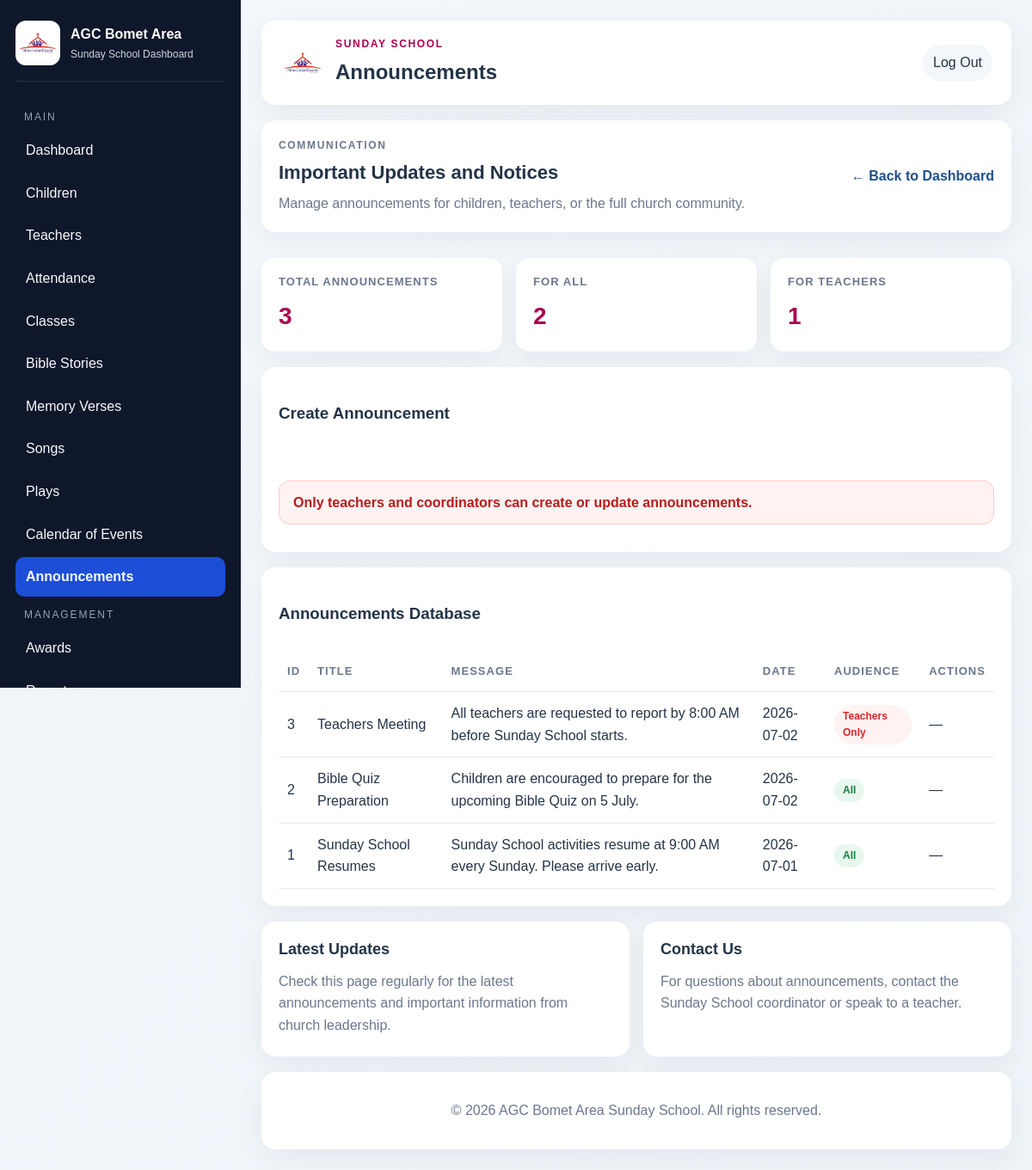
The page /assets/announcements.php on the database its author committed.
### tables this page shows
CREATE TABLE IF NOT EXISTS announcements (
    announcement_id INT AUTO_INCREMENT PRIMARY KEY,
    title VARCHAR(255) NOT NULL,
    message TEXT NOT NULL,
    announcement_date DATE NOT NULL,
    audience VARCHAR(100) NOT NULL
);

### assets/db.php (called while the page is built, shortened)
<?php
function db_prepare_and_execute(mysqli $db, string $sql, array $params = []): mysqli_stmt
{
    $stmt = $db->prepare($sql);
    $stmt->execute();
    return $stmt;
}
function db_fetch_all(mysqli $db, string $sql, array $params = []): array
{
    $stmt = db_prepare_and_execute($db, $sql, $params);
    $result = $stmt->get_result();
    return $result->fetch_all(MYSQLI_ASSOC);
}

### assets/access_control.php (called while the page is built, shortened)
<?php
function normalize_role(string $role): string
{
    $role = trim($role);
    $lower = strtolower($role);
    return match ($lower) {
        'user' => 'Parent/Guardian',
        'parent', 'guardian', 'parent/guardian' => 'Parent/Guardian',
        'guest', 'visitor', 'guest/visitor' => 'Guest/Visitor',
        'secretary', 'clerk', 'secretary/clerk' => 'Secretary/Clerk',
        'teacher' => 'Teacher',
        'sunday school coordinator', 'coordinator' => 'Sunday School Coordinator',
        'super administrator', 'super admin', 'administrator' => 'Super Administrator',
        default => $role,
    };
}
function get_management_role_map(): array
{
    return [
        'children' => [
            'Super Administrator',
            'Sunday School Coordinator',
            'Teacher',
            'Secretary/Clerk',
        ],
        'teachers' => [
            'Super Administrator',
            'Sunday School Coordinator',
            'Teacher',
        ],
        'classes' => [
            'Super Administrator',
            'Sunday School Coordinator',
            'Teacher',
        ],
        'attendance' => [
            'Super Administrator',
            'Sunday School Coordinator',
            'Teacher',
        ],
        'announcements' => [
            'Super Administrator',
            'Sunday School Coordinator',
            'Teacher',
        ],
        'calendar' => [
            'Super Administrator',
            'Sunday School Coordinator',
            'Teacher',
        ],
        'bible-stories' => [
            'Super Administrator',
            'Sunday School Coordinator',
            'Teacher',
        ],
        'memory-verses' => [
            'Super Administrator',
            'Sunday School Coordinator',
            'Teacher',
        ],
        'songs' => [
            'Super Administrator',
            'Sunday School Coordinator',
            'Teacher',
        ],
        'awards' => [
            'Super Administrator',
            'Sunday School Coordinator',
            'Teacher',
        ],
        'certificates' => [
            'Super Administrator',
            'Sunday School Coordinator',
            'Teacher',
        ],
    ];
}
function can_manage_module(string $module, string $role): bool
{
    $role = normalize_role($role);
    $map = get_management_role_map();
    return in_array($role, $map[$module], true);
}

### assets/announcements.php (the view, shortened to what this page needs)
<?php
require_once __DIR__ . '/db.php';
$editAnnouncement = null;
$announcements = [];
$basePath = rtrim(dirname($_SERVER['SCRIPT_NAME'] ?? $_SERVER['PHP_SELF'] ?? ''), '/');
$role = trim((string) ($_SESSION['user']['role'] ?? ''));
$canManageAnnouncements = can_manage_module('announcements', $role);
try {
    $db = db_connect();
    $announcements = db_fetch_all($db, 'SELECT announcement_id, title, message, announcement_date, audience FROM announcements ORDER BY announcement_date DESC, announcement_id DESC');
} catch (Throwable $e) {
    $dbError = $e->getMessage();
}
$allCount = count(array_filter($announcements, static fn ($announcement) => strtolower((string) ($announcement['audience'] ?? '')) === 'all'));
$teachersCount = count(array_filter($announcements, static fn ($announcement) => stripos((string) ($announcement['audience'] ?? ''), 'teacher') !== false));
?><!DOCTYPE html>
<html lang="en">
<head>
    <link rel="stylesheet" href="<?php echo htmlspecialchars($basePath, ENT_QUOTES, 'UTF-8'); ?>/style.css?v=3">
</head>
<body>
    <div class="dashboard-container">
        <aside class="sidebar">
            <div class="brand">
                <img src="<?php echo htmlspecialchars($basePath, ENT_QUOTES, 'UTF-8'); ?>/images/mu-logo.jpg" alt="AGC Bomet Area logo" class="brand-logo" onerror="this.onerror=null; this.src='<?php echo htmlspecialchars($basePath, ENT_QUOTES, 'UTF-8'); ?>/images/logo.jpg';">
                <div>
                    <h1>AGC Bomet Area</h1>
                    <p>Sunday School Dashboard</p>
                </div>
            </div>
            <nav class="sidebar-nav">
                <p class="nav-label">Main</p>
                <a class="nav-item" href="<?php echo htmlspecialchars($basePath, ENT_QUOTES, 'UTF-8'); ?>/dashboard.php">Dashboard</a>
                <a class="nav-item" href="<?php echo htmlspecialchars($basePath, ENT_QUOTES, 'UTF-8'); ?>/children.php">Children</a>
                <a class="nav-item" href="<?php echo htmlspecialchars($basePath, ENT_QUOTES, 'UTF-8'); ?>/teachers.php">Teachers</a>
                <a class="nav-item" href="<?php echo htmlspecialchars($basePath, ENT_QUOTES, 'UTF-8'); ?>/attendance.php">Attendance</a>
                <a class="nav-item" href="<?php echo htmlspecialchars($basePath, ENT_QUOTES, 'UTF-8'); ?>/classes.php">Classes</a>
                <a class="nav-item" href="<?php echo htmlspecialchars($basePath, ENT_QUOTES, 'UTF-8'); ?>/bible-stories.php">Bible Stories</a>
                <a class="nav-item" href="<?php echo htmlspecialchars($basePath, ENT_QUOTES, 'UTF-8'); ?>/memory-verses.php">Memory Verses</a>
                <a class="nav-item" href="<?php echo htmlspecialchars($basePath, ENT_QUOTES, 'UTF-8'); ?>/songs.php">Songs</a>
                <a class="nav-item" href="#">Plays</a>
                <a class="nav-item" href="<?php echo htmlspecialchars($basePath, ENT_QUOTES, 'UTF-8'); ?>/calendar.php">Calendar of Events</a>
                <a class="nav-item active" href="<?php echo htmlspecialchars($basePath, ENT_QUOTES, 'UTF-8'); ?>/announcements.php">Announcements</a>
                <p class="nav-label">Management</p>
                <a class="nav-item" href="<?php echo htmlspecialchars($basePath, ENT_QUOTES, 'UTF-8'); ?>/awards.php">Awards</a>
                <a class="nav-item" href="#">Reports</a>
            </nav>
        </aside>
        <main class="main-content">
            <header class="top-bar">
                <div class="brand-block">
                    <img src="<?php echo htmlspecialchars($basePath, ENT_QUOTES, 'UTF-8'); ?>/images/mu-logo.jpg" alt="AGC logo" class="top-brand-logo" onerror="this.onerror=null; this.src='<?php echo htmlspecialchars($basePath, ENT_QUOTES, 'UTF-8'); ?>/images/logo.jpg';">
                    <div>
                        <p class="eyebrow">Sunday School</p>
                        <h2>Announcements</h2>
                    </div>
                </div>
                <div class="top-nav-links">
                    <a href="<?php echo htmlspecialchars($basePath, ENT_QUOTES, 'UTF-8'); ?>/logout.php">Log Out</a>
                </div>
            </header>
            <section class="page-header">
                <div>
                    <p class="eyebrow">Communication</p>
                    <h3>Important Updates and Notices</h3>
                    <p>Manage announcements for children, teachers, or the full church community.</p>
                </div>
                <a href="<?php echo htmlspecialchars($basePath, ENT_QUOTES, 'UTF-8'); ?>/dashboard.php" class="text-link">← Back to Dashboard</a>
            </section>
            <section class="summary-grid">
                <article class="summary-card">
                    <p class="card-label">Total Announcements</p>
                    <p class="card-number"><?php echo count($announcements); ?></p>
                </article>
                <article class="summary-card">
                    <p class="card-label">For All</p>
                    <p class="card-number"><?php echo $allCount; ?></p>
                </article>
                <article class="summary-card">
                    <p class="card-label">For Teachers</p>
                    <p class="card-number"><?php echo $teachersCount; ?></p>
                </article>
            </section>
            <section class="children-section">
                <div class="section-heading">
                    <h3><?php echo $editAnnouncement ? 'Edit Announcement' : 'Create Announcement'; ?></h3>
                </div>
                <?php if ($canManageAnnouncements): ?>
                    <form action="<?php echo htmlspecialchars($basePath, ENT_QUOTES, 'UTF-8'); ?>/announcements_handler.php" method="post">
                        <input type="hidden" name="action" value="<?php echo $editAnnouncement ? 'edit' : 'add'; ?>">
                        <?php if ($editAnnouncement): ?>
                            <input type="hidden" name="announcement_id" value="<?php echo (int) $editAnnouncement['announcement_id']; ?>">
                        <?php endif; ?>
                        <div class="content-grid two-col">
                            <article class="panel-card">
                                <label for="title">Title</label>
                                <input id="title" name="title" type="text" value="<?php echo htmlspecialchars($editAnnouncement['title'] ?? '', ENT_QUOTES, 'UTF-8'); ?>" required>
                            </article>
                            <article class="panel-card">
                                <label for="announcement_date">Date</label>
                                <input id="announcement_date" name="announcement_date" type="date" value="<?php echo htmlspecialchars($editAnnouncement['announcement_date'] ?? '', ENT_QUOTES, 'UTF-8'); ?>" required>
                            </article>
                        </div>
                        <div class="content-grid two-col">
                            <article class="panel-card">
                                <label for="audience">Audience</label>
                                <select id="audience" name="audience">
                                    <option value="All" <?php echo (($editAnnouncement['audience'] ?? 'All') === 'All') ? 'selected' : ''; ?>>All</option>
                                    <option value="Teachers Only" <?php echo (($editAnnouncement['audience'] ?? 'All') === 'Teachers Only') ? 'selected' : ''; ?>>Teachers Only</option>
                                    <option value="Parents Only" <?php echo (($editAnnouncement['audience'] ?? 'All') === 'Parents Only') ? 'selected' : ''; ?>>Parents Only</option>
                                </select>
                            </article>
                            <article class="panel-card">
                                <label for="message">Message</label>
                                <textarea id="message" name="message" rows="5" required><?php echo htmlspecialchars($editAnnouncement['message'] ?? '', ENT_QUOTES, 'UTF-8'); ?></textarea>
                            </article>
                        </div>
                        <div class="section-heading">
                            <a href="<?php echo htmlspecialchars($basePath, ENT_QUOTES, 'UTF-8'); ?>/announcements.php" class="text-link">Back to list</a>
                            <button type="submit" class="primary-btn"><?php echo $editAnnouncement ? 'Update Announcement' : 'Save Announcement'; ?></button>
                        </div>
                    </form>
                <?php else: ?>
                    <p class="error-banner">Only teachers and coordinators can create or update announcements.</p>
                <?php endif; ?>
            </section>
            <section class="table-card">
                <div class="table-header">
                    <h3>Announcements Database</h3>
                </div>
                <div class="table-wrapper">
                    <table class="children-table">
                        <thead>
                            <tr>
                                <th>ID</th>
                                <th>Title</th>
                                <th>Message</th>
                                <th>Date</th>
                                <th>Audience</th>
                                <th>Actions</th>
                            </tr>
                        </thead>
                        <tbody>
                            <?php if (empty($announcements)): ?>
                                <tr>
                                    <td colspan="6">No announcements found.</td>
                                </tr>
                            <?php else: ?>
                                <?php foreach ($announcements as $announcement): ?>
                                    <tr>
                                        <td><?php echo (int) $announcement['announcement_id']; ?></td>
                                        <td><?php echo htmlspecialchars($announcement['title'], ENT_QUOTES, 'UTF-8'); ?></td>
                                        <td><?php echo htmlspecialchars($announcement['message'], ENT_QUOTES, 'UTF-8'); ?></td>
                                        <td><?php echo htmlspecialchars($announcement['announcement_date'], ENT_QUOTES, 'UTF-8'); ?></td>
                                        <td><span class="status <?php echo stripos((string) $announcement['audience'], 'teacher') !== false ? 'pending' : 'active'; ?>"><?php echo htmlspecialchars($announcement['audience'], ENT_QUOTES, 'UTF-8'); ?></span></td>
                                        <td>
                                            <?php if ($canManageAnnouncements): ?>
                                                <div class="top-nav-links">
                                                    <a href="<?php echo htmlspecialchars($basePath, ENT_QUOTES, 'UTF-8'); ?>/announcements.php?edit=<?php echo (int) $announcement['announcement_id']; ?>" class="text-link">Edit</a>
                                                    <form action="<?php echo htmlspecialchars($basePath, ENT_QUOTES, 'UTF-8'); ?>/announcements_handler.php" method="post" style="display:inline;">
                                                        <input type="hidden" name="action" value="delete">
                                                        <input type="hidden" name="announcement_id" value="<?php echo (int) $announcement['announcement_id']; ?>">
                                                        <button type="submit" class="button text-link" onclick="return confirm('Delete this announcement?');">Delete</button>
                                                    </form>
                                                </div>
                                            <?php else: ?>
                                                <span>—</span>
                                            <?php endif; ?>
                                        </td>
                                    </tr>
                                <?php endforeach; ?>
                            <?php endif; ?>
                        </tbody>
                    </table>
                </div>
            </section>
            <section class="content-grid">
                <article class="panel-card">
                    <h3>Latest Updates</h3>
                    <p>Check this page regularly for the latest announcements and important information from church leadership.</p>
                </article>
                <article class="panel-card">
                    <h3>Contact Us</h3>
                    <p>For questions about announcements, contact the Sunday School coordinator or speak to a teacher.</p>
                </article>
            </section>
            <footer class="footer">
                <p>© 2026 AGC Bomet Area Sunday School. All rights reserved.</p>
            </footer>
        </main>
    </div>
</body>
</html>

### rows shown on the page
announcements: announcement_id "3", title "Teachers Meeting", message "All teachers are requested to report by 8:00 AM before Sunday School starts.", announcement_date "2026-07-02", audience "Teachers Only"
announcements: announcement_id "2", title "Bible Quiz Preparation", message "Children are encouraged to prepare for the upcoming Bible Quiz on 5 July.", announcement_date "2026-07-02", audience "All"
announcements: announcement_id "1", title "Sunday School Resumes", message "Sunday School activities resume at 9:00 AM every Sunday. Please arrive early.", announcement_date "2026-07-01", audience "All"

### other values the page prints
count($announcements) "3"
$allCount "2"
$teachersCount "1"
